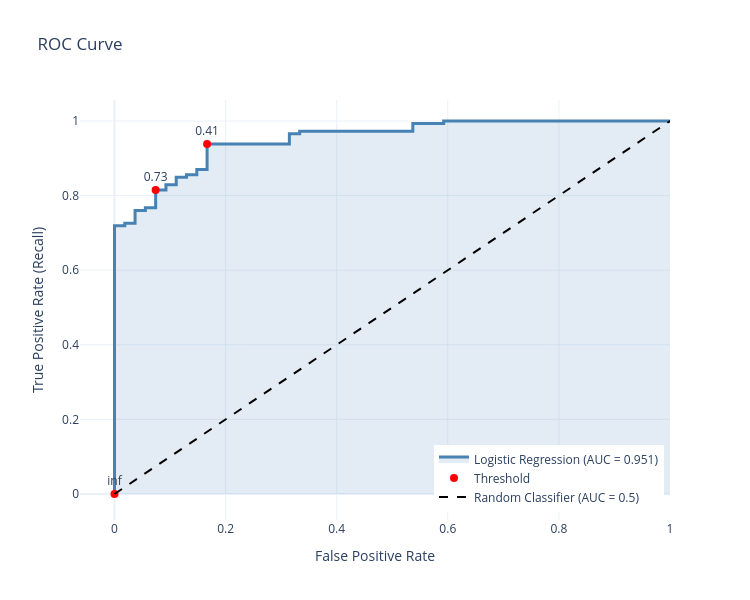

Notebook cell for this chart:
### Code cell
import numpy as np
import plotly.graph_objects as go
from sklearn.metrics import roc_curve, roc_auc_score

# Predicted probabilities
y_scores = y_pred_proba

# ROC values
fpr, tpr, thresholds = roc_curve(y_test, y_scores)

# AUC
auc = roc_auc_score(y_test, y_scores)

# Show every 10th threshold
step = 10
indices = np.arange(0, len(thresholds), step)

fig = go.Figure()

# ROC Curve
fig.add_trace(go.Scatter(
    x=fpr,
    y=tpr,
    mode='lines',
    name=f'Logistic Regression (AUC = {auc:.3f})',
    line=dict(color='steelblue', width=3),
    fill='tozeroy',
    fillcolor='rgba(70,130,180,0.15)'
))

# Threshold Points
fig.add_trace(go.Scatter(
    x=fpr[indices],
    y=tpr[indices],
    mode='markers+text',
    marker=dict(size=8, color='red'),
    text=[f"{thr:.2f}" for thr in thresholds[indices]],
    textposition='top center',
    name='Threshold'
))

# Random Classifier
fig.add_trace(go.Scatter(
    x=[0, 1],
    y=[0, 1],
    mode='lines',
    name='Random Classifier (AUC = 0.5)',
    line=dict(color='black', dash='dash')
))

# Layout
fig.update_layout(
    title='ROC Curve',
    xaxis_title='False Positive Rate',
    yaxis_title='True Positive Rate (Recall)',
    width=750,
    height=600,
    template='plotly_white',
    legend=dict(
        x=0.60,
        y=0.02
    )
)

fig.show()

### Figure 1 — Plotly figure (JSON) as saved in the notebook; plotly's stock layout.template omitted (floating-point values rounded to 4 significant figures)
{"data": [{"fill": "tozeroy", "fillcolor": "rgba(70,130,180,0.15)", "line": {"color": "steelblue", "width": 3}, "mode": "lines", "name": "Logistic Regression (AUC = 0.951)", "type": "scatter", "x": [0.0, 0.0, 0.0, 0.01852, 0.01852, 0.03704, 0.03704, 0.05556, 0.05556, 0.07407, 0.07407, 0.09259, 0.09259, 0.1111, 0.1111, 0.1296, 0.1296, 0.1481, 0.1481, 0.1667, 0.1667, 0.3148, 0.3148, 0.3333, 0.3333, 0.537, 0.537, 0.5926, 0.5926, 1.0], "y": [0.0, 0.006849, 0.7192, 0.7192, 0.726, 0.726, 0.7603, 0.7603, 0.7671, 0.7671, 0.8151, 0.8151, 0.8288, 0.8288, 0.8493, 0.8493, 0.8562, 0.8562, 0.8699, 0.8699, 0.9384, 0.9384, 0.9658, 0.9658, 0.9726, 0.9726, 0.9932, 0.9932, 1.0, 1.0]}, {"marker": {"color": "red", "size": 8}, "mode": "markers+text", "name": "Threshold", "text": ["inf", "0.73", "0.41"], "textposition": "top center", "type": "scatter", "x": [0.0, 0.07407, 0.1667], "y": [0.0, 0.8151, 0.9384]}, {"line": {"color": "black", "dash": "dash"}, "mode": "lines", "name": "Random Classifier (AUC = 0.5)", "type": "scatter", "x": [0, 1], "y": [0, 1]}], "layout": {"height": 600, "legend": {"x": 0.6, "y": 0.02}, "title": {"text": "ROC Curve"}, "width": 750, "xaxis": {"title": {"text": "False Positive Rate"}}, "yaxis": {"title": {"text": "True Positive Rate (Recall)"}}}}
